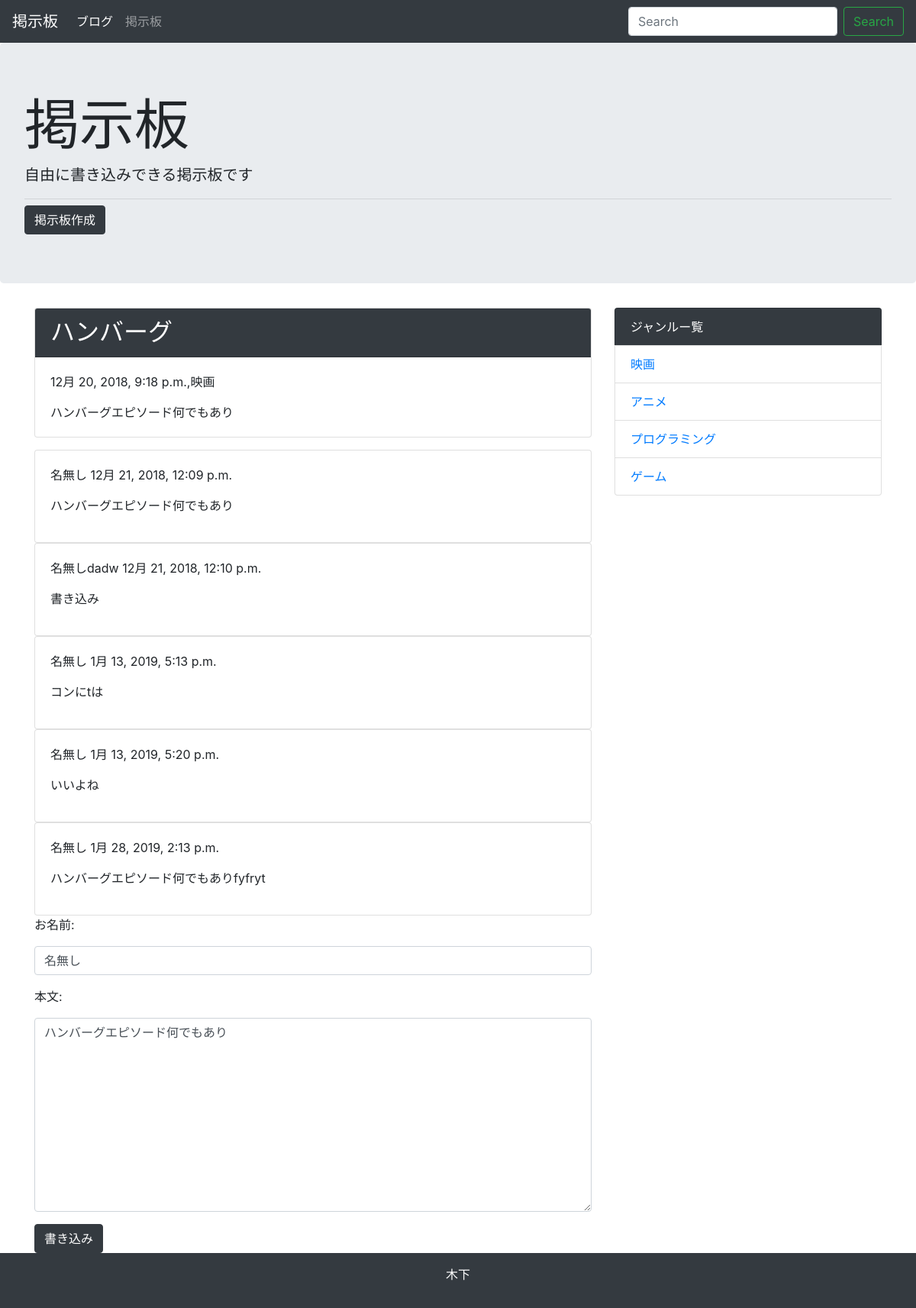
The page /board/detail/7/ on the database its author committed.
### board/models.py (models this page shows, shortened)
class Board(models.Model):
    title = models.CharField('タイトル名',max_length=50)
    text = models.TextField('説明文')
    created_at = models.DateTimeField('作成日',default=timezone.now)
    junle = models.ForeignKey(Junle,verbose_name="ジャンル",on_delete=models.PROTECT,default=1)

class Junle(models.Model):
    name= models.CharField('ジャンル名',max_length=255)
    created_at = models.DateTimeField('作成日',default=timezone.now)
    def __str__(self):
        return self.name

class Chat(models.Model):
    name = models.CharField('お名前',max_length=10,default="名無し")
    text = models.TextField('本文')
    board = models.ForeignKey(Board,verbose_name="スレッド",on_delete=models.PROTECT)
    created_at = models.DateTimeField('作成日',default=timezone.now)

### board/views.py (the view, shortened to what this page needs)
# urls.py: path('detail/<int:pk>/',views.DetailView.as_view(),name = 'detail'),
class DetailView(ModelFormMixin,generic.DetailView):
    model = Board
    form_class =ChatCreateForm
    def get_context_data(self, **kwargs):
        context = super().get_context_data(**kwargs)
        return context

### board/forms.py
class ChatCreateForm(forms.ModelForm):
    class Meta:
        model = Chat
        fields = ('name', 'text')
        widgets = {
            'name': forms.TextInput(attrs={  # <input type="text" class="form-control"
                'class': 'form-control',
            }),
            'text': forms.Textarea(attrs={  # <textarea class="form-cotrol"
                'class': 'form-control',
            }),
        }

### blog/context_processors.py (called while the page is built)
def common(request):
    context = {
        'category_list': Category.objects.all()
    }
    return context

### board/context_processors.py (called while the page is built)
def common(request):
    params = {
        'junle_list': Junle.objects.all()
    }
    return params

### board/templates/board/board_detail.html (shortened to what this page needs)
{% extends 'board/base.html'%}
{% block content %}
<div class="card mb-3" board-id="{{board.pk}}">
  <h2 class="card-header bg-dark text-white">{{board.title}}</h2>
  <div class="card-body">
    <p>{{ board.created_at}},{{ board.junle }}</p>
    {{board.text| linebreaksbr}}
  </div>
</div>
{% for chat in board.chat_set.all %}
<div class="card">
  <div class="card-body">
    <p>{{chat.name}}  {{chat.created_at}}</p>
    <p>{{chat.text}}</p>
  </div>
</div>
{%endfor%}
<form action ="" id="ajax-add-post" method="POST">
  {% for field in form %}
  <div class="form-group">
    <label for ="{{ field.id_for_label }}">{{ field.label_tag }}</label>
    {{field}}
  </div>
  {%endfor%}
  <input type="submit"  class= "btn btn-dark" value ="書き込み"></input>
</form>
{% endblock %}

### board/templates/board/base.html (shortened to what this page needs)
<!doctype html>
<html lang="ja">
  <head>
    <link rel="stylesheet" href="https://maxcdn.bootstrapcdn.com/bootstrap/4.0.0-beta.2/css/bootstrap.min.css">
  </head>
  <body>
    <nav class="navbar navbar-expand-lg navbar-dark bg-dark">
      <a class="navbar-brand" href="#">掲示板</a>
      <div class="collapse navbar-collapse" id="navbarSupportedContent">
        <ul class="navbar-nav mr-auto">
          <li class="nav-item active">
            <a class="nav-link" href="{% url 'blog:index' %}">ブログ <span class="sr-only">(current)</span></a>
          </li>
          <li class="nav-item">
            <a class="nav-link " href="{% url 'board:index' %}">掲示板</a>
          </li>
        </ul>
        <form class="form-inline my-2 my-lg-0"method ="GET" action="{% url 'board:index' %}" >
          <input class="form-control mr-sm-2" type="text" name= "keyword" placeholder="Search" aria-label="Search">
          <button class="btn btn-outline-success my-2 my-sm-0" type="submit">Search</button>
        </form>
      </div>
    </nav>
    <div class="jumbotron">
      <h1 class="display-3">掲示板</h1>
      <p class="lead">自由に書き込みできる掲示板です</p>
      <hr class="my-2">
      <a href="{% url 'board:create' %}" class="btn btn-dark" >掲示板作成</a>
    </div>
    <div class="container">
      <div class= "row">
        <div class="col-md-8">
          {% block content %}
          {% endblock %}
        </div>
        <div class="col-md-4 ">
          <ul class="list-group">
            <li class="list-group-item bg-dark text-white">ジャンルー覧</li>
            {% for junle in junle_list %}
              <li class="list-group-item"><a href="{%url 'board:junle' junle.pk%}">{{junle}}</a></li>
            {% endfor %}
          </ul>
        </div>
      </div>
    </div>
    <footer class ="bg-dark text-white text-center py-3">
      <p>木下</p>
    </footer>
  </body>
</html>

### rows shown on the page
Board: title "ハンバーグ", created_at "12月 20, 2018, 9:18 p.m.", junle "映画", text "ハンバーグエピソード何でもあり", form "ハンバーグエピソード何でもあり"
Chat: name "名無し", created_at "12月 21, 2018, 12:09 p.m.", text "ハンバーグエピソード何でもあり"
Chat: name "名無しdadw", created_at "12月 21, 2018, 12:10 p.m.", text "書き込み"
Chat: name "名無し", created_at "1月 13, 2019, 5:13 p.m.", text "コンにtは"
Chat: name "名無し", created_at "1月 13, 2019, 5:20 p.m.", text "いいよね"
Chat: name "名無し", created_at "1月 28, 2019, 2:13 p.m.", text "ハンバーグエピソード何でもありfyfryt"
Junle: name "映画"
Junle: name "アニメ"
Junle: name "プログラミング"
Junle: name "ゲーム"

### other values the page prints
{{ field.label_tag }} "お名前:" "本文:"
